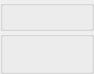
<?xml version="1.0" encoding="UTF-8"?>
<ui version="4.0">
 <class>SuperWindowui</class>
 <widget class="QWidget" name="SuperWindowui">
  <property name="windowModality">
   <enum>Qt::NonModal</enum>
  </property>
  <property name="enabled">
   <bool>true</bool>
  </property>
  <property name="geometry">
   <rect>
    <x>0</x>
    <y>0</y>
    <width>94</width>
    <height>74</height>
   </rect>
  </property>
  <property name="sizePolicy">
   <sizepolicy hsizetype="Preferred" vsizetype="Preferred">
    <horstretch>0</horstretch>
    <verstretch>0</verstretch>
   </sizepolicy>
  </property>
  <property name="minimumSize">
   <size>
    <width>0</width>
    <height>0</height>
   </size>
  </property>
  <property name="font">
   <font/>
  </property>
  <property name="mouseTracking">
   <bool>false</bool>
  </property>
  <property name="windowTitle">
   <string>SuperTools</string>
  </property>
  <property name="toolTip">
   <string/>
  </property>
  <property name="layoutDirection">
   <enum>Qt::LeftToRight</enum>
  </property>
  <property name="styleSheet">
   <string notr="true"/>
  </property>
  <layout class="QVBoxLayout" name="verticalLayout" stretch="1,99">
   <property name="spacing">
    <number>0</number>
   </property>
   <property name="leftMargin">
    <number>0</number>
   </property>
   <property name="topMargin">
    <number>0</number>
   </property>
   <property name="rightMargin">
    <number>0</number>
   </property>
   <property name="bottomMargin">
    <number>0</number>
   </property>
   <item>
    <widget class="QGroupBox" name="TitleBox">
     <property name="title">
      <string/>
     </property>
     <layout class="QHBoxLayout" name="horizontalLayout_4">
      <property name="spacing">
       <number>0</number>
      </property>
      <property name="leftMargin">
       <number>0</number>
      </property>
      <property name="topMargin">
       <number>0</number>
      </property>
      <property name="rightMargin">
       <number>0</number>
      </property>
      <property name="bottomMargin">
       <number>0</number>
      </property>
      <item>
       <layout class="QHBoxLayout" name="Titlelayout">
        <property name="spacing">
         <number>5</number>
        </property>
       </layout>
      </item>
     </layout>
    </widget>
   </item>
   <item>
    <widget class="QGroupBox" name="PluginBox">
     <property name="mouseTracking">
      <bool>false</bool>
     </property>
     <property name="styleSheet">
      <string notr="true"/>
     </property>
     <property name="title">
      <string/>
     </property>
     <layout class="QVBoxLayout" name="verticalLayout_2" stretch="99">
      <property name="spacing">
       <number>5</number>
      </property>
      <property name="leftMargin">
       <number>1</number>
      </property>
      <property name="topMargin">
       <number>1</number>
      </property>
      <property name="rightMargin">
       <number>1</number>
      </property>
      <property name="bottomMargin">
       <number>1</number>
      </property>
      <item>
       <layout class="QHBoxLayout" name="Pluginlayout">
        <property name="spacing">
         <number>0</number>
        </property>
        <property name="leftMargin">
         <number>0</number>
        </property>
        <property name="topMargin">
         <number>0</number>
        </property>
        <property name="rightMargin">
         <number>0</number>
        </property>
        <property name="bottomMargin">
         <number>0</number>
        </property>
       </layout>
      </item>
     </layout>
    </widget>
   </item>
  </layout>
 </widget>
 <resources/>
 <connections/>
</ui>
